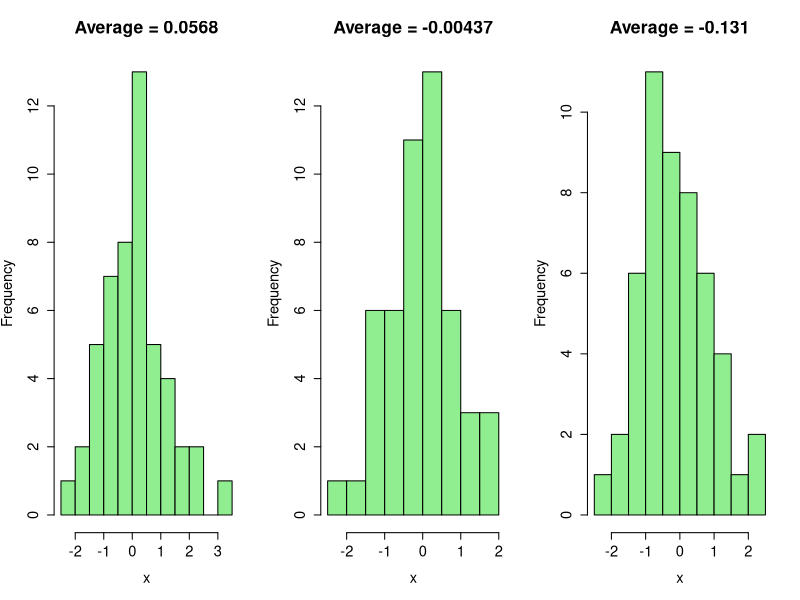
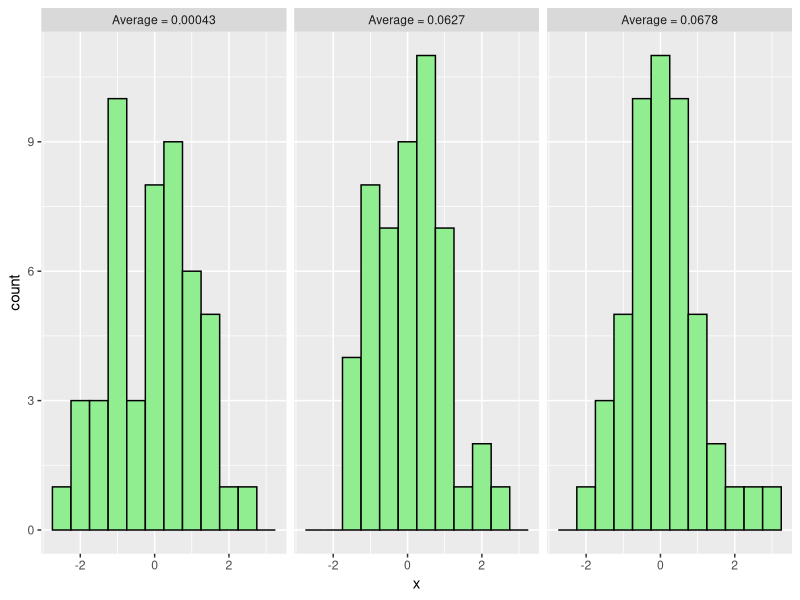
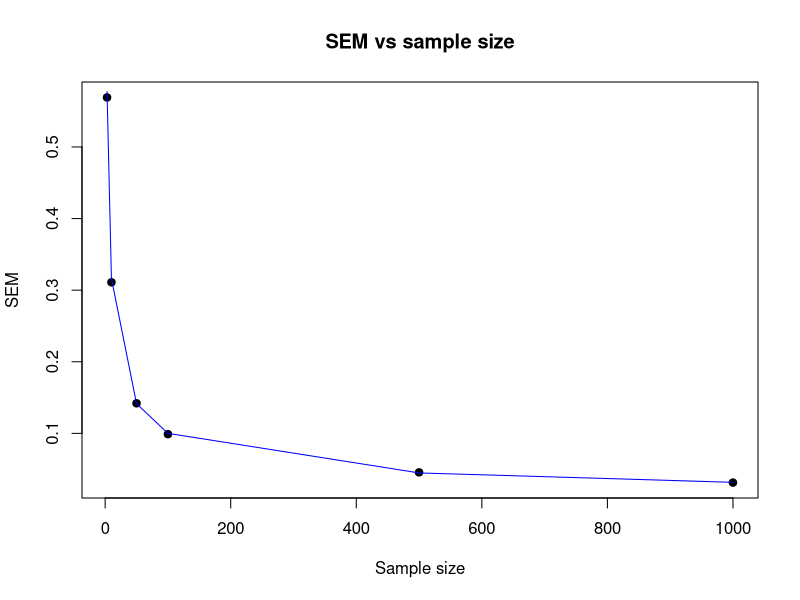
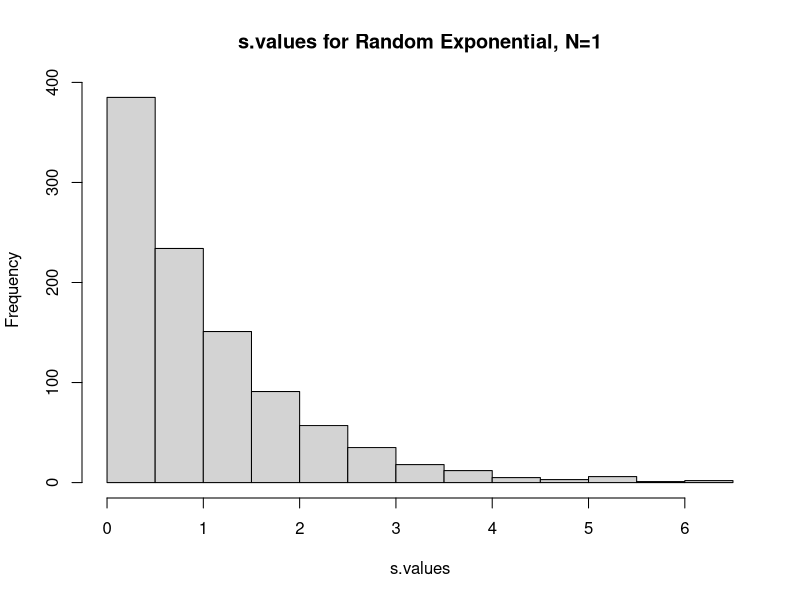
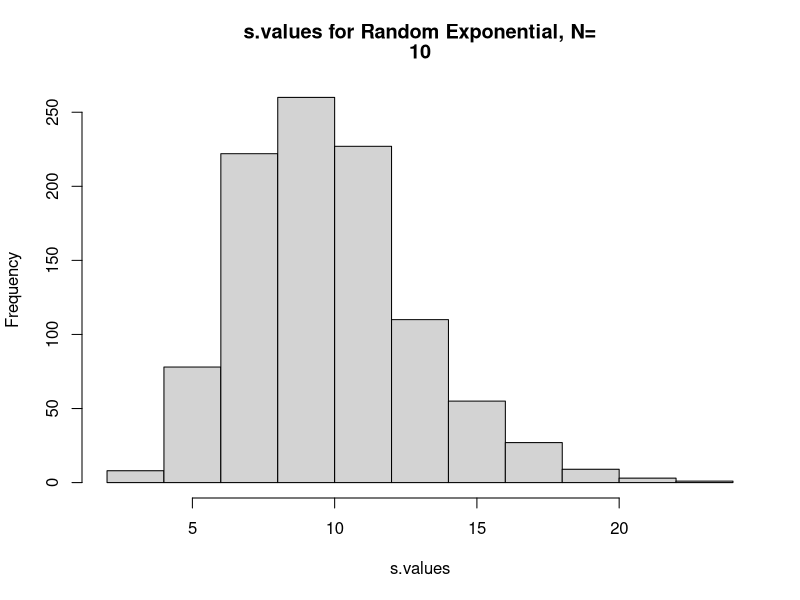
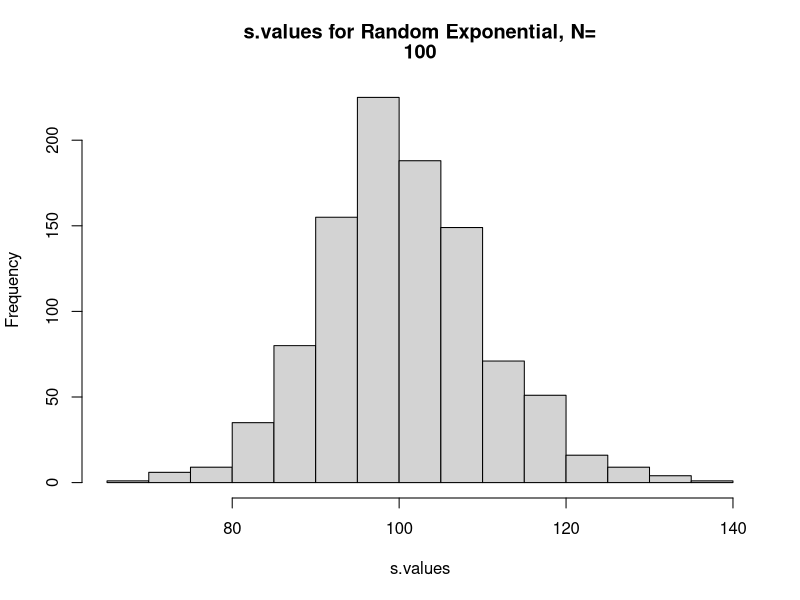
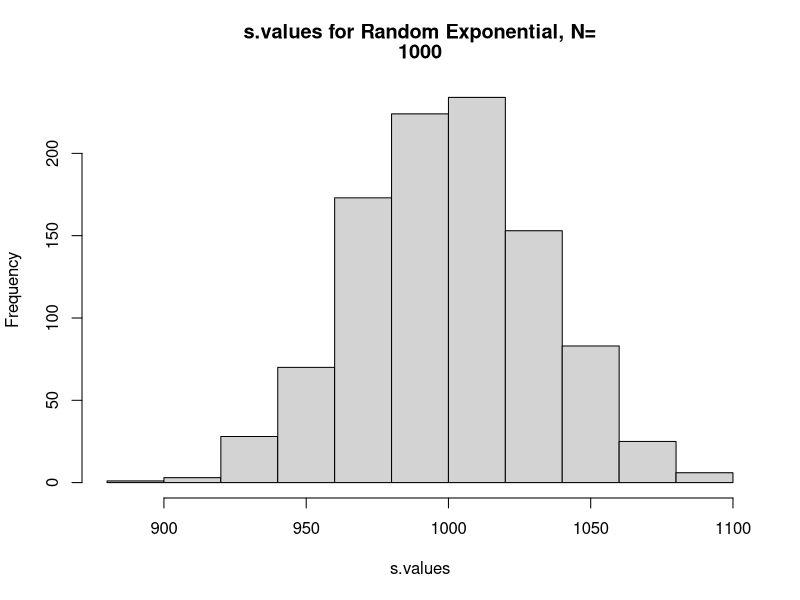
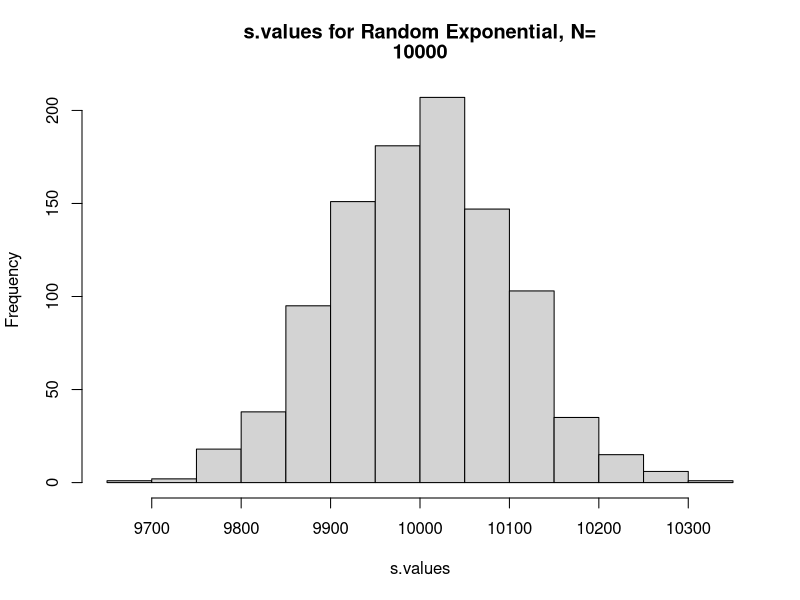

Here is the R script that generated these plots, in order:
## ---- chunk 1
library(ggplot2)
knitr::opts_chunk$set(echo = TRUE)
## ---- chunk 2
old.par <- par(mfrow=c(1,3),ps=16)
for ( iTry in 1:3 ) {
  x=rnorm(50,mean=0,sd=1)
  hist(x,breaks=10,col='lightgreen',main=paste("Average =",signif(mean(x),3)))
}
par(old.par)
## ---- chunk 3
ggplot(transform(data.frame(x=rnorm(150),y=rep(1:3,50)),y=paste("Average =",signif(unlist(lapply(unstack(data.frame(x,y)),mean))[y],3))),aes(x=x))+geom_histogram(binwidth=0.5,colour="black",fill='lightgreen')+facet_wrap(~y)
## ---- chunk 4
# different sample sizes we are going to try:
sample.sizes=c(3,10,50, 100, 500, 1000)

# we will use the vector below to keep the SD of the distribution of the means at each given sample size
# (note that it's ok to initialize with an empty vector of length 0 - if we index it out of bounds
# later, it will autoexpand on assignment, see examples in the slides) 
mean.sds = numeric(0) 

for ( N in sample.sizes ) { # try different sample sizes

 # insert your code here (you may want to check the slides). 
 # 1) At each given N (i.e. in each iteration of the outer loop) you have to draw large number 
 # (e.g. 1000) of samples of size N from the distribution of your choice (e.g. normal, uniform, exponential, ...), calculate the mean of each of those samples and save them all into
 # a vector m.
 #
 
  
 # 2) Now, with vector m in hand, we want to characterize how much the sample mean fluctuates
 # from one experiment (experiment=taking a sample of N measurements) to the next. Instead of just
 # drawing a histogram, this time we will calculate the standard deviation of the distribution
 # represented by the vector m. Use function sd().
 #
  
 # 3) save the result (sd of the distributions of the means for current N) into the vector means.sds.
 # You can use c() or you can use an indexing variable, in the latter case you will need to add it to the
 # code and increment properly
  m = numeric(1000)
   for (i in 1:1000) {
    m[i] = mean(rnorm(N))
   }
    mean.sds = c(mean.sds, sd(m))
  
}

# at this point, you should have the vector mean.sds filled. It should have length 6 and keep the values of 
# the standard deviation of the mean (known as the standard error of the mean, SEM) at different sample sizes 
# (mean.sds[1] is the SEM at N=3, mean.sds[2] is the SEM at N=10, and so on)

# let us now PLOT the SEM (i.e. the "typical" error we expect the sample mean to exhibit in any 
# given experiment) as a function of the sample size, N. 

plot(sample.sizes,mean.sds, main="SEM vs sample size",pch=19,xlab="Sample size",ylab="SEM")
lines(sample.sizes,1/sqrt(sample.sizes),col='blue')
## ---- chunk 5
N = 1  # the number of i.i.d. variables X we are going to sum

# how many times we are going to repeat the "experiment" (see the text above for what we call an experiment):
repeats = 1000 
s.values=numeric() # we will use this vector to store the value of the sum in each experiment

for (n.exp in 1:repeats) { # repeat the experiment!
   # explained below. Here we must draw the values x1, ..., xN of the random variables we are going to sum up:
   ### replace with correct call: x = DISTR(N,...) 
   # the "measured" value of the random variable X is the sum of x1...xN, calculate it and save into 
   # the vector s.values:
   ### replace with correct call: s.values[n.exp] = ...???...
  x = rexp(N, rate=1)
  s.values[n.exp] = sum(x)
}
# we repeated the experiment 1000 times, so we have 1000 values sampled from the process S and that should
# be plenty for looking at their distribution:
### replace with correct call:   ...DRAW histogram of n.exp values of s.values...

# Histogram for N=1
hist(s.values, main="s.values for Random Exponential, N=1", xlab="s.values")

sum.values = numeric() # this is overwritten for each value of N

Ns = c(10, 100, 1000, 10000)

for(ns in Ns) {
  for(n.exp in 1:repeats){
    x = rexp(ns, rate=1)
    sum.values[n.exp] = sum(x)
  }
  hist(sum.values, main=c("s.values for Random Exponential, N=", ns), xlab="s.values")
}


